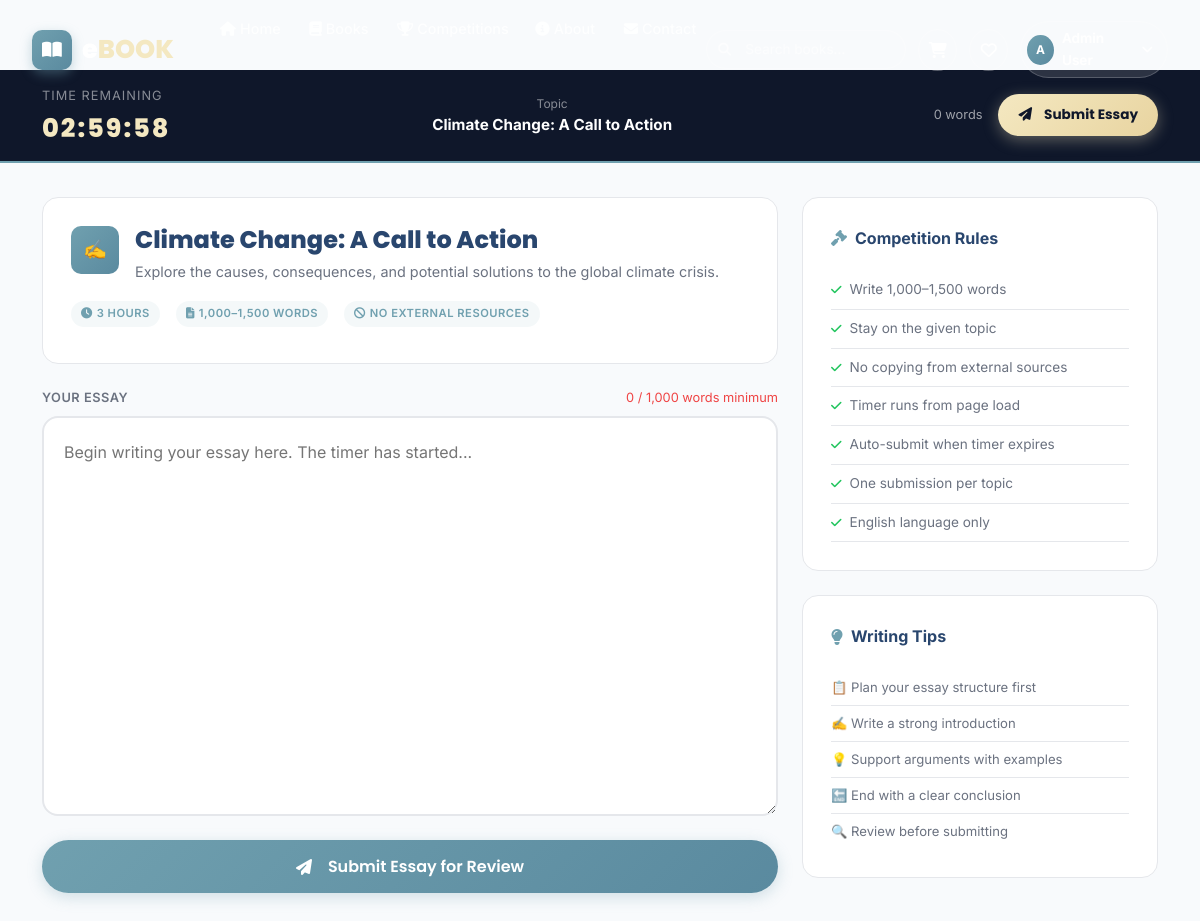
The app's page /essay_timer_submit.php?topic_id=2 (signed in) with its own data.
### tables this page shows
CREATE TABLE `essay_topics` (
  `id` int(11) NOT NULL,
  `title` varchar(255) NOT NULL,
  `description` text DEFAULT NULL,
  `created_at` datetime NOT NULL DEFAULT current_timestamp()
);

### essay_timer_submit.php (the view, shortened to what this page needs)
<?php
include 'db_config.php';
$topic_id = isset($_GET['topic_id']) ? (int)$_GET['topic_id'] : 0;
$topic = null;
if ($topic_id) {
    $tResult = mysqli_query($conn, "SELECT * FROM essay_topics WHERE id=$topic_id LIMIT 1");
    if ($tResult && mysqli_num_rows($tResult) > 0) {
        $topic = mysqli_fetch_assoc($tResult);
    }
}
$success = '';
?>
<!DOCTYPE html>
<html lang="en">
<head>
  <link href="https://cdnjs.cloudflare.com/ajax/libs/font-awesome/6.5.0/css/all.min.css" rel="stylesheet">
  <link href="https://cdn.jsdelivr.net/npm/bootstrap@5.3.7/dist/css/bootstrap.min.css" rel="stylesheet">
  <link href="css/style.css" rel="stylesheet">
</head>
<body>
<?php include 'includes/navbar.php'; ?>
<div class="timer-bar" id="timerBar">
  <div class="container d-flex align-items-center justify-content-between flex-wrap gap-3">
    <div>
      <span style="font-size:.8rem;color:rgba(255,255,255,.5);text-transform:uppercase;letter-spacing:1px;">Time Remaining</span>
      <div class="timer-display" id="timerDisplay">3:00:00</div>
    </div>
    <div style="text-align:center;">
      <div style="font-size:.75rem;color:rgba(255,255,255,.5);">Topic</div>
      <div style="font-weight:700;font-size:.95rem;"><?= htmlspecialchars($topic['title']) ?></div>
    </div>
    <div class="d-flex align-items-center gap-3">
      <span class="word-count" id="wordCountDisplay" style="color:rgba(255,255,255,.6);">0 words</span>
      <button type="button" class="btn-accent-custom btn-ripple" style="font-size:.85rem;padding:10px 20px;" onclick="document.getElementById('submitBtn').click()">
        <i class="fas fa-paper-plane me-1"></i>Submit Essay
      </button>
    </div>
  </div>
</div>
<div class="essay-wrapper">
  <div class="container py-4">
    <?php if (!$success): ?>
    <div class="row g-4 mb-4">
      <div class="col-lg-8">
        <div class="dashboard-card mb-4">
          <div style="display:flex;align-items:flex-start;gap:16px;">
            <div style="width:48px;height:48px;background:var(--gradient-btn);border-radius:10px;display:flex;align-items:center;justify-content:center;font-size:1.2rem;flex-shrink:0;">✍️</div>
            <div>
              <h4 style="font-weight:800;margin-bottom:6px;"><?= htmlspecialchars($topic['title']) ?></h4>
              <?php if (!empty($topic['description'])): ?>
              <p style="color:var(--text-secondary);font-size:.9rem;line-height:1.7;margin:0;"><?= htmlspecialchars($topic['description']) ?></p>
              <?php endif; ?>
            </div>
          </div>
          <div class="d-flex gap-3 mt-3 flex-wrap">
            <span class="book-card-category"><i class="fas fa-clock me-1"></i>3 Hours</span>
            <span class="book-card-category"><i class="fas fa-file-alt me-1"></i>1,000–1,500 words</span>
            <span class="book-card-category"><i class="fas fa-ban me-1"></i>No external resources</span>
          </div>
        </div>
        <form method="POST" action="" id="essayForm">
          <div class="mb-3">
            <div class="d-flex justify-content-between align-items-center mb-2">
              <label class="form-label-float mb-0">Your Essay</label>
              <span class="word-count short" id="wordCountLabel">0 / 1,000 words minimum</span>
            </div>
            <textarea name="essay_text" id="essayTextarea" class="essay-editor"
              placeholder="Begin writing your essay here. The timer has started..." required
              oninput="updateWordCount(this)"><?= htmlspecialchars($_POST['essay_text'] ?? '') ?></textarea>
          </div>
          <button type="submit" id="submitBtn" class="btn-primary-custom w-100 btn-ripple" style="justify-content:center;font-size:1rem;padding:14px;">
            <i class="fas fa-paper-plane me-2"></i>Submit Essay for Review
          </button>
        </form>
      </div>
      <div class="col-lg-4">
        <div class="dashboard-card mb-4">
          <div class="dashboard-card-title"><i class="fas fa-gavel"></i>Competition Rules</div>
          <ul style="list-style:none;padding:0;margin:0;font-size:.85rem;color:var(--text-secondary);">
            <?php
            $rules = [
              'Write 1,000–1,500 words',
              'Stay on the given topic',
              'No copying from external sources',
              'Timer runs from page load',
              'Auto-submit when timer expires',
              'One submission per topic',
              'English language only',
            ];
            foreach ($rules as $r): ?>
            <li style="padding:8px 0;border-bottom:1px solid var(--border);display:flex;align-items:center;gap:8px;">
              <i class="fas fa-check" style="color:var(--success);font-size:.75rem;flex-shrink:0;"></i><?= $r ?>
            </li>
            <?php endforeach; ?>
          </ul>
        </div>
        <div class="dashboard-card">
          <div class="dashboard-card-title"><i class="fas fa-lightbulb"></i>Writing Tips</div>
          <ul style="list-style:none;padding:0;margin:0;font-size:.82rem;color:var(--text-secondary);">
            <li style="padding:7px 0;border-bottom:1px solid var(--border);">📋 Plan your essay structure first</li>
            <li style="padding:7px 0;border-bottom:1px solid var(--border);">✍️ Write a strong introduction</li>
            <li style="padding:7px 0;border-bottom:1px solid var(--border);">💡 Support arguments with examples</li>
            <li style="padding:7px 0;border-bottom:1px solid var(--border);">🔚 End with a clear conclusion</li>
            <li style="padding:7px 0;">🔍 Review before submitting</li>
          </ul>
        </div>
      </div>
    </div>
    <?php endif; ?>
  </div>
</div>
</body>
</html>

### css/style.css (style rules this page uses)
:root { --primary: #70a0af; --primary-hover: #5a8a9f; --secondary: #a0c1b9; --secondary-hover:#7fa8a0; --accent: #f4e8c1; --accent-hover: #e8d4a0; --success: #22C55E; --danger: #EF4444; --warning: #F59E0B; --info: #0EA5E9; --bg: #F8FAFC; --surface: #FFFFFF; --card-bg: rgba(255,255,255,0.75); --dark-bg: #0F172A; --dark-surface: #111827; --border: #E5E7EB; --divider: #CBD5E1; --text-primary: #29466e; --text-secondary: #6B7280; --text-muted: #94A3B8; --text-white: #FFFFFF; --gradient-hero: linear-gradient(135deg, #70a0af 0%, #a0c1b9 100%); --gradient-btn: linear-gradient(135deg, #70a0af, #5a8a9f); --gradient-accent: linear-gradient(135deg, #f4e8c1, #e8d4a0); --gradient-section: linear-gradient(180deg, #F8FAFC 0%, #EEF5F3 100%); --gradient-dark: linear-gradient(135deg, #2d5a6b, #70a0af, #a0c1b9); --radius-sm: 8px; --radius-md: 16px; --radius-lg: 24px; --radius-xl: 32px; --shadow-sm: 0 1px 3px rgba(0,0,0,.07), 0 1px 2px rgba(0,0,0,.06); --shadow-md: 0 4px 16px rgba(0,0,0,.10), 0 2px 6px rgba(0,0,0,.07); --shadow-lg: 0 20px 40px rgba(0,0,0,.12), 0 8px 16px rgba(0,0,0,.08); --shadow-xl: 0 32px 64px rgba(0,0,0,.14); --transition: all 0.3s cubic-bezier(0.4, 0, 0.2, 1); }
*, *::before, *::after { box-sizing: border-box; margin: 0; padding: 0; }
html { scroll-behavior: smooth; }
body { font-family: 'Inter', sans-serif; background: var(--bg); color: var(--text-primary); line-height: 1.6; overflow-x: hidden; }
body:not(.page-ready) { overflow: hidden; height: 100vh; }
h1, h2, h3, h4, h5, h6 { font-family: 'Poppins', sans-serif; font-weight: 700; line-height: 1.2; color: var(--text-primary); }
.btn-primary-custom { display: inline-flex; align-items: center; gap: 8px; background: var(--gradient-btn); color: white; padding: 12px 28px; border-radius: 50px; font-family: 'Poppins', sans-serif; font-weight: 600; font-size: 0.9rem; border: none; cursor: pointer; transition: var(--transition); box-shadow: 0 4px 15px rgba(112,160,175,.3); text-decoration: none; position: relative; overflow: hidden; }
.btn-primary-custom::before { content: ''; position: absolute; top: 0; left: -100%; width: 100%; height: 100%; background: linear-gradient(90deg, transparent, rgba(255,255,255,.15), transparent); transition: left 0.5s; }
.btn-accent-custom { display: inline-flex; align-items: center; gap: 8px; background: var(--gradient-accent); color: var(--dark-bg); padding: 12px 28px; border-radius: 50px; font-family: 'Poppins', sans-serif; font-weight: 700; font-size: 0.9rem; border: none; cursor: pointer; transition: var(--transition); box-shadow: 0 4px 15px rgba(244,232,193,.35); text-decoration: none; }
.btn-ripple { position: relative; overflow: hidden; }
.book-card-category { display: inline-block; background: rgba(112,160,175,.08); color: var(--primary); font-size: 0.7rem; font-weight: 600; text-transform: uppercase; letter-spacing: 0.5px; padding: 4px 10px; border-radius: 50px; margin-bottom: 8px; }
.form-label-float { display: block; font-size: 0.8rem; font-weight: 600; color: var(--text-secondary); text-transform: uppercase; letter-spacing: 0.5px; margin-bottom: 6px; }
.dashboard-card { background: var(--surface); border-radius: var(--radius-md); padding: 28px; border: 1px solid var(--border); margin-bottom: 24px; }
.dashboard-card-title { font-size: 1rem; font-weight: 700; margin-bottom: 20px; display: flex; align-items: center; gap: 8px; }
.dashboard-card-title i { color: var(--primary); }

### essay_timer_submit.php (style rules this page uses)
.essay-wrapper { min-height:100vh; background:var(--bg); padding-top:80px; }
.timer-bar { position:sticky; top:70px; z-index:900; background:var(--dark-bg); color:white; padding:12px 0; border-bottom:2px solid var(--primary); }
.timer-display { font-family:Poppins,sans-serif; font-size:1.6rem; font-weight:800; color:var(--accent); font-variant-numeric:tabular-nums; letter-spacing:2px; }
.essay-editor { width:100%; min-height:400px; border:2px solid var(--border); border-radius:var(--radius-md); padding:20px; font-family:'Inter',sans-serif; font-size:1rem; line-height:1.8; resize:vertical; outline:none; transition:var(--transition); }
.word-count { font-size:.8rem; color:var(--text-muted); }
.word-count.short { color:var(--danger); }

### records on screen
essay_topics: title "Climate Change: A Call to Action", description "Explore the causes, consequences, and potential solutions to the global climate crisis."

### other values on screen
$userInitials "A"
$r "Write 1,000–1,500 words"
$r "Stay on the given topic"
$r "No copying from external sources"
$r "Timer runs from page load"
$r "Auto-submit when timer expires"
$r "One submission per topic"
$r "English language only"
